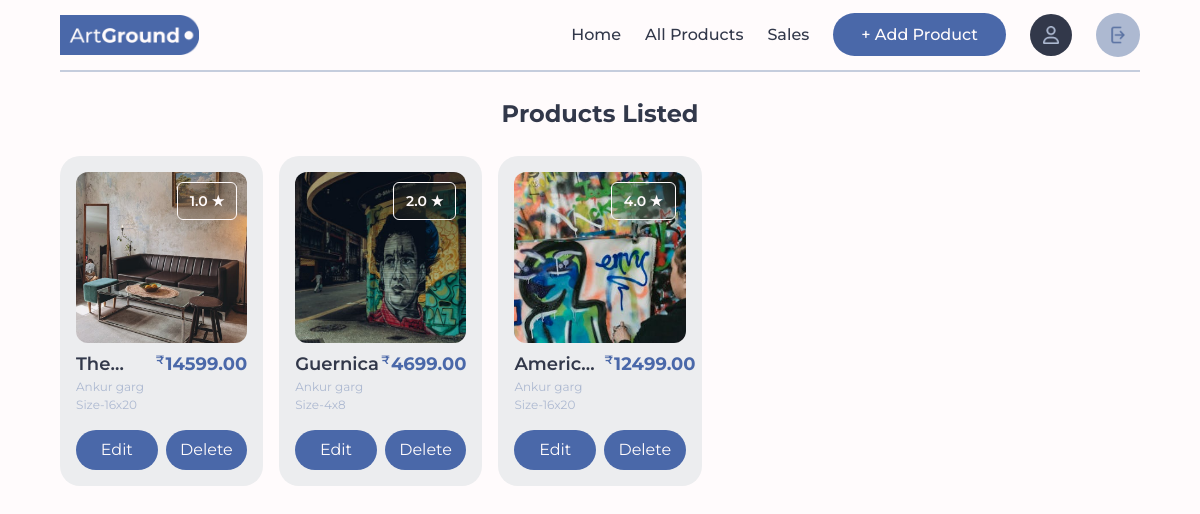
The app's page /seller/home/allProducts (signed in) with its own data.
### Seller/models.py (models this page shows, shortened)
class Product(models.Model):
    CATEGORY_CHOICES = [
        ('null', 'Select Category'),
        ('oil', 'Oil painting'),
        ('acrylic', 'Acrylic painting'),
        ('water', 'water painting'),
        ('pastel', 'pastel painting'),
        ('spray', 'spray painting'),
        ('other', 'other painting')
    ]
    SIZE_CHOICES = [
        ('null', 'Select Size'),
        ('4x8', '4 x 8 inches (10.16 x 20.32 cm) - Small'),
        ('8x10', '8 x 10 inches (20.32 x 25.4 cm) - Medium'),
        ('16x20', '16 x 20 inches (40.64 x 50.8 cm) - Large'),
        ('24x30', '24 x 30 inches (60.96 x 76.2 cm) - Large'),
    ]
    product_id = models.CharField(primary_key=True, max_length=10, unique=True, editable=False)
    seller = models.ForeignKey(Seller, on_delete=models.CASCADE)
    name = models.CharField(max_length=255)
    price = models.DecimalField(max_digits=10, decimal_places=2)
    description = models.TextField()
    image = models.ImageField(upload_to='product_images/')
    category = models.CharField(max_length=10, choices=CATEGORY_CHOICES, default='null')
    size = models.CharField(max_length=6, choices=SIZE_CHOICES, default='null')
    created_at = models.DateTimeField(auto_now_add=True)
    updated_at = models.DateTimeField(auto_now=True)
    rating = models.DecimalField(max_digits=5,decimal_places=1, default=1.0)

### Account/models.py (models this page shows)
class Seller(models.Model):
    user = models.OneToOneField(User, on_delete=models.CASCADE, primary_key=True)
    phone_number = models.CharField(max_length=10)
    full_name = models.CharField(max_length=100)
    def __str__(self):
        return self.full_name

### Seller/views.py (the view)
# urls.py: path('home/allProducts', views.allProducts, name='allProducts'),
def allProducts(request):
    products = Product.objects.filter(seller=request.user.seller)
    return render(request, 'sellerProducts.html', {'products': products})

### Seller/templates/sellerProducts.html (shortened to what this page needs)
{% load static %} {% load static tailwind_tags %}
<!DOCTYPE html>
<html lang="en">
  <head>
    {% tailwind_css %}
    <script src="https://cdn.tailwindcss.com"></script>
    <link rel="stylesheet" href="{% static 'styles.css' %}" />
  </head>
  <body class="bg-primary px-[60px] w-[100vw] overflow-x-hidden">
    {% include 'sellerNavbar.html' %}
    <h1
      class="font-bold text-[24px] text-text border-t-2 border-secondary border-opacity-70 text-center pt-6"
    >
      Products Listed
    </h1>
    <div class="grid grid-cols-5 gap-4 my-6 pb-4">
      {% for item in products %}
      <div class="flex flex-col bg-product p-4 rounded-[20px] cursor-pointer">
        <div class="relative">
        <img
          src="/media/{{item.image}}"
          alt=""
          class="w-full h-full object-cover rounded-xl aspect-square"
        />
        <span
          class="absolute top-[10px] flex gap-1 right-[10px] text-primary text-sm font-semibold border-primary border-[1px] rounded-md py-2 px-3 bg-opacity-[0.4] backdrop-blur-lg"
          >{{ item.rating }} ★
          </span>
        </div>
        <div class="flex justify-between mt-2">
          <div class="flex flex-col">
            <span
              class="text-text font-semibold text-[18px] line-clamp-1"
              title="{{item.name}}"
              >{{item.name}}</span
            >
            <span class="text-secondary text-[12px]">{{item.seller}}</span>
            <span class="text-secondary text-[12px]">Size-{{item.size}}</span>
          </div>
          <div class="text-accent font-semibold flex items-top">
            <span class="text-[12px] mr-[1px]">₹</span>
            <span class="text-[18px] font-bold">{{item.price}}</span>
          </div>
        </div>
        <div class="flex gap-2 w-full mt-4">
          <a
            class="w-full bg-accent rounded-full text-primary py-2 text-center"
            href="{% url 'editProducts' item.product_id %}"
          >
            Edit
          </a>
          <form
            class="w-full bg-accent rounded-full text-primary py-2 text-center"
            action="{% url 'deleteProducts' item.product_id %}"
            method="POST"
          >
            <button class="" type="submit">Delete</button>
          </form>
        </div>
      </div>
      {% endfor %}
    </div>
  </body>
</html>

### static/styles.css (style rules this page uses)
* { box-sizing: border-box; margin: 0; padding: 0; font-family: "Montserrat", sans-serif !important; --tw-ring-color: none !important; }
:root { --primary: "#FFFBFC"; --secondary: "#ADB9D1"; --accent: "#4A68A9"; --text: "#32384A"; --product: "#ECEDEF"; }
::placeholder { color: #adb9d1 !important; }

### records on screen
Product: image (picture), rating "1.0", seller "Ankur garg", size "16x20", price "14599.00"
Product: image (picture), rating "2.0", name "Guernica", seller "Ankur garg", size "4x8", price "4699.00"
Product: image (picture), rating "4.0", seller "Ankur garg", size "16x20", price "12499.00"
